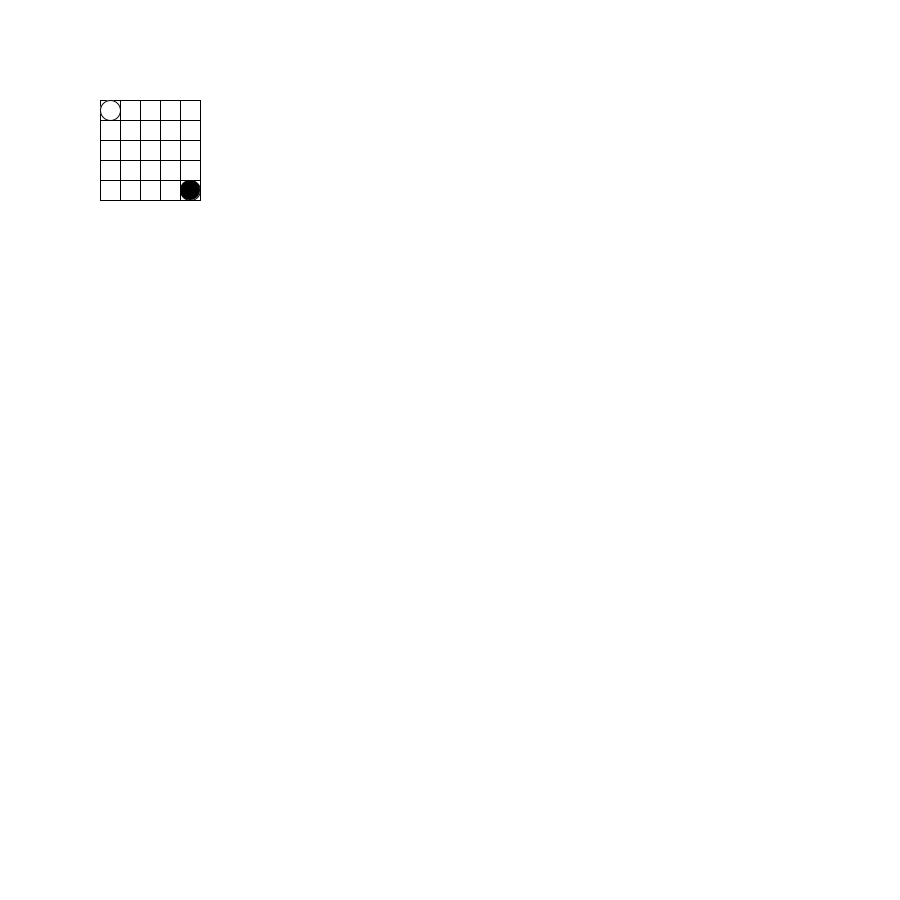
Frame 1 (no input)
Frame 60 (the mouse pressed at the canvas centre just before this capture): identical to frame 1, image omitted
Frame 120 (the mouse held since frame 60 and released just before this capture): identical to frame 1, image omitted

The Processing sketch that drew this single still picture (run headless with seeded random() and noise(); from frame 60 on, the mouse is pressed at the canvas centre):

// Processing sketch: Enemy_java
// ── Enemy_java.pde
class Enemies {
  int[][] grid=new int[5][5];
  int x;
  int y;
  int speed=20;
  int box;
  int tx;
  int ty;
  int[] moves=new int[8];
  public Enemies() {
    x=110;
    y=110;
    speed=5;
    box=0;
    tx=190;
    ty=190;
    moves[0]=0;
    moves[1]=1;
    moves[2]=0;
    moves[3]=-1;
    moves[4]=-1;
    moves[5]=0;
    moves[6]=1;
    moves[7]=0;
    clear();
  }
  void clear() {
    for (int i=0; i<5; i++) {
      for (int j=0; j<5; j++) {
        grid[i][j]=0;
      }
    }
  }
  void update(int targetx, int targety) {
    //System.out.println("--->"+((targety-110)/20));
    fillGrid((targety-110)/20, (targetx-110)/20, 1);
    board();
  }
  void fillGrid(int xer, int yer, int num) {
    if (xer<5&&xer>=0&&yer>=0&&yer<5&&grid[xer][yer]!=1&&(grid[xer][yer]==0||grid[xer][yer]>num)) {
      grid[xer][yer]=num;
      fillGrid(xer+1, yer, num+1);
      fillGrid(xer, yer+1, num+1);
      fillGrid(xer-1, yer, num+1);
      fillGrid(xer, yer-1, num+1);
    }
  }
  void board() {
    for (int i=0; i<5; i++) {
      for (int j=0; j<5; j++) {
        System.out.print(grid[i][j]+" ");
      }
      System.out.println();
    }
    System.out.println();
    //System.out.println(x+" "+y);
  }
  int getX() {
    return tx;
  }
  int getY() {
    return ty;
  }
  void display() {
    fill(255, 255, 255);
    ellipseMode(CENTER);
    ellipse(x, y, 20, 20);
    fill(0, 0, 0);
    ellipseMode(CENTER);
    ellipse(tx, ty, 20, 20);
  }
  void move() {
    if (keyPressed&&keyCode == RIGHT&&tx+speed<=190) {
      tx+=speed;
    } else if (keyPressed&&keyCode == UP&&ty-speed>0) {
      ty-=speed;
    } else if (keyPressed&&keyCode == DOWN&&ty+speed<=190) {
      ty+=speed;
    } else if (keyPressed&&keyCode == LEFT&&tx-speed>0) {
      tx-=speed;
    }
    delay(50);
    System.out.println(grid[0][0]);
  }
  int min(int a, int b) {
    if (a<b) {
      return a;
    } else {
      return b;
    }
  }
  void moveE() {
    int a=(x-110)/20;
    int b=(y-110)/20;
    int smallest=grid[a][b];
    System.out.println();
    int index=-1;
    for (int i=0; i<4; i++) {
      if (a+moves[2*i]>=0&&a+moves[2*i]<5&&b+moves[2*i+1]>=0&&b+moves[2*i+1]<5) {
        if (grid[a+moves[2*i]][b+moves[2*i+1]]<smallest) {
          System.out.println((a+moves[2*i])+" "+(b+moves[2*i+1]));
          smallest=grid[a+moves[2*i]][b+moves[2*i+1]];
          index=i;
        }
      }
    }
    if (index!=-1) {
      x+=moves[2*index]*20;
      y+=moves[2*index+1]*20;
      System.out.println(x+" "+y);
    }
  }
}

Enemies A=new Enemies();
void setup() {
  size (900, 900);
  background(255);
}
void draw() {
  background(255);
  A.clear();
  A.move();
  A.moveE();
  A.update(A.getX(), A.getY());
  line(100, 100, 200, 100);
  line(100, 120, 200, 120);
  line(100, 140, 200, 140);
  line(100, 160, 200, 160);
  line(100, 180, 200, 180);
  line(100, 200, 200, 200);
  line(100, 100, 100, 200);
  line(120, 100, 120, 200);
  line(140, 100, 140, 200);
  line(160, 100, 160, 200);
  line(180, 100, 180, 200);
  line(200, 100, 200, 200);
  A.display();
}
